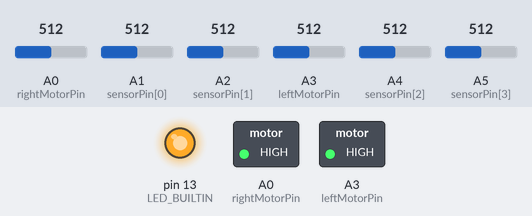
A sketch run on a simulated Arduino Uno, built with avr-gcc and run on an emulated ATmega328P. On the bench: switched loads named in the sketch (green lamp = pin HIGH), output pins drawn as LEDs (lit = HIGH). Wiring (inferred from the names in the program): IR receiver: data pin 12. The test bench sets the inputs (shaded band); at power-on: A0 (rightMotorPin) = 512, A1 (sensorPin[0]) = 512, A2 (sensorPin[1]) = 512, A3 (leftMotorPin) = 512, A4 (sensorPin[2]) = 512, A5 (sensorPin[3]) = 512. Random numbers use the default seed unless the sketch sets one; what the sketch prints to the serial monitor is not drawn.

Above: at 0.1 s.
Timing chart, 0 to 1.6 s (numbered marks = the images above):
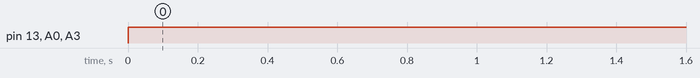

Measured:
- by itself, pin 13 (LED_BUILTIN), A0 (rightMotorPin), A3 (leftMotorPin): LOW → HIGH at 0.00 s

The sketch:

lineFollower.ino
```cpp
#define BAUD_RATE 9600
#define SENSOR_COUNT 4
#define DIRECTION_THRESHOLD 200
#define WHITE_THRESHOLD 400
#define BLACK_THRESHOLD 150
#define SPEED_MAX 1024
#define SPEED_MIN 0

//  int In3 = 8;
//  int In4 = 6;
//
//  int In1 = 4;
//  int In2 = 2;

/**SensorPins : left to right**/
int sensorPin[] = {A1, A2, A4, A5};
int sensorVal[SENSOR_COUNT];
int ledPin[] = {2,3,4,5,6};
int leftLedPin = 7;
int rightLedPin = 8;
int remoteSensorPin = 12;
int remoteSensorVal;
int leftMotorPin = A3;
int rightMotorPin = A0;
unsigned long lastTime;
boolean(isOn);
int score;

void setup() {
  // put your setup code here, to run once:
  Serial.begin(BAUD_RATE);
  pinMode(LED_BUILTIN, OUTPUT);
  pinMode(remoteSensorPin, INPUT);
  digitalWrite(LED_BUILTIN, LOW);
  lastTime = millis();
  isOn = true;
  randomSeed(1);
}

void loop() {
  remoteSensorVal = digitalRead(remoteSensorPin);
//  powerHold();
  powerToggle();
  powerLed();
  if(isOn) {
    for(int i = 0; i < SENSOR_COUNT; i++) {
      sensorVal[i] = analogRead(sensorPin[i]);
    }
    randomizeSensorValues();
//    printSensorValues();
    score = getScore();
    Serial.println(score);
//    Serial.println(score);
    displayLeds();
    showDirection();
    steer();
    Serial.print(analogRead(leftMotorPin));
    Serial.print(",");
    Serial.print(analogRead(rightMotorPin));
    Serial.println();
  }
}

void displayLeds(){
  for(int i = 0; i < SENSOR_COUNT; i++) {
    if(sensorVal[i] >= 0)
      digitalWrite(ledPin[i], HIGH);
    else
      digitalWrite(ledPin[i], LOW);
  }
}

void printSensorValues() {
    for(int i = 0; i < SENSOR_COUNT; i++) {
      Serial.print(sensorVal[i]);
      Serial.print(",");
    }
    Serial.println();
}

void randomizeSensorValues() {
    for(int i = 0; i < SENSOR_COUNT; i++) {
      sensorVal[i] = random(1024);
    }
}

void powerHold() {
  if(remoteSensorVal < 1) {
    lastTime = millis();
  }
  if(millis() - lastTime < 60){
    isOn = true;
  } else {
    isOn = false;
  }
}

void powerToggle() {
  if(remoteSensorVal < 1) {
    if(millis() - lastTime > 80) {
      isOn = !isOn;
    }
    lastTime = millis();
  }
}

void powerLed(){
  if(isOn){
    digitalWrite(LED_BUILTIN, HIGH);
  }
  else {
    digitalWrite(LED_BUILTIN, LOW);
    for(int i = 0; i < SENSOR_COUNT; i++) {
      digitalWrite(ledPin[i], LOW);
    }
    digitalWrite(leftLedPin, LOW);
    digitalWrite(rightLedPin, LOW);
  }
}

int getScore(){
  return (-2) * sensorVal[0] + (-1) * sensorVal[1] + sensorVal[3] + 2 * sensorVal[4];
}

void blinker(){
  digitalWrite(LED_BUILTIN, LOW);
  delay(500);
  digitalWrite(LED_BUILTIN, HIGH);
  delay(500);
}

void steer(){
  double normalizedScore = (double) score / 1024 / 3;
  if(score > DIRECTION_THRESHOLD){
    analogWrite(rightMotorPin, SPEED_MAX * (1 - normalizedScore));
    analogWrite(leftMotorPin, SPEED_MAX);
  }else if(score < -DIRECTION_THRESHOLD){
    analogWrite(leftMotorPin, SPEED_MAX * (1 + normalizedScore));
    analogWrite(rightMotorPin, SPEED_MAX);
  }
}

void showDirection(){
  digitalWrite(leftLedPin, LOW);
  digitalWrite(rightLedPin, LOW);
  if(score > DIRECTION_THRESHOLD){
    digitalWrite(rightLedPin, HIGH);
  } else if(score < -DIRECTION_THRESHOLD){
    digitalWrite(leftLedPin, HIGH);
  }

}
```
